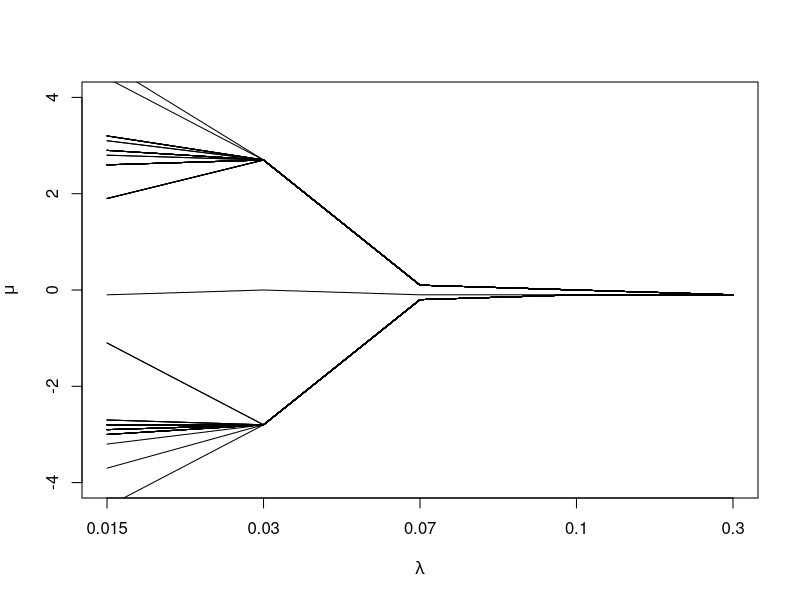

Write the R code that produced this figure.
## ---- chunk 1
knitr::opts_chunk$set(echo = TRUE)
## ---- chunk 2
library(knitr)
## ---- chunk 3
giccdmm <- function(y, z, lambda, constr=TRUE,maxit=c(20, 50)) {
  n<-length(y)
  p<-ncol(z)
  l<-length(lambda)
  gic<-rep(0,l)
  beta.total<-matrix(0,ncol=p,nrow=l)
  for(i in 1:l){
    
    if(constr){
      mu<-1
      beta.old<-rep(1,p)
      beta<-rep(0,p)
      beta0<-rep(1,p)
      alpha<-0
      lam<-lambda[i]
      k<-0
      while (k<maxit & sum(abs(beta-beta0))>10e-8) {
        beta0<-beta
        while (sum(abs(beta-beta.old))>10e-8) {
          beta.old<-beta
          for (j in 1:p) {
            t<-t(z[,j])%*%(y-z[,-j]%*%beta[-j])/n-mu*(sum(beta[-j])+alpha)
            beta[j]<-sign(t)*max(c(abs(t)-lam,0))/(sum(z[,j]^2)/n+mu)
          }
        }
        alpha<-alpha+sum(beta)
        k<-k+1
      }
      beta.total[i,]<-beta
      gic[i]<-log(sum((y-z%*%beta)^2))+(length(which(beta!=0))-1)*log(log(n))*log(max(p,n))/n
      
    }
    
    else{
      mu<-0
      beta.old<-rep(1,p)
      beta<-rep(0,p)
      beta0<-rep(1,p)
      alpha<-0
      lam<-lambda[i]
      k<-0
      while (k<maxit & sum(abs(beta-beta0))>10e-8) {
        beta0<-beta
        while (sum(abs(beta-beta.old))>10e-8) {
          beta.old<-beta
          for (j in 1:p) {
            t<-t(z[,j])%*%(y-z[,-j]%*%beta[-j])/n-mu*(sum(beta[-j])+alpha)
            beta[j]<-sign(t)*max(c(abs(t)-lam,0))/(sum(z[,j]^2)/n+mu)
          }
        }
        alpha<-alpha+sum(beta)
        k<-k+1
        
      }
      
      beta.total[i,]<-beta
      gic[i]<-log(sum((y-z%*%beta)^2))+(length(which(beta!=0))-1)*log(log(n))*log(max(p,n))/n
      
    }
    
  }
  s<-which.min(gic)
  
  return(list(beta=beta.total,gic=gic,lam=lambda))
}
## ---- chunk 4
library(mvtnorm)
sim.data <- function(n=50, p=30, rho=0.2, seed=123) {
	set.seed(seed)
	bet <- c(1, -0.8, 0.6, 0, 0, -1.5, -0.5, 1.2, rep(0, p - 8))
	alp <- c(rep(p/2, 5), rep(1, p - 5))
	sig <- matrix(1, p, p)
	sig <- rho^abs(row(sig) - col(sig))
  x <- switch("ln", ln={x <- exp(rmvnorm(n, log(alp), sig)); x/rowSums(x)}, dir=rdirichlet(n, alp))
	z <- log(x)
	y <- rnorm(n, z %*% bet, 0.5)
	data <- list(y=y, z=z, bet=bet)
	
	return(data)
}
data<-sim.data()
## ---- chunk 5
lambda<-seq(0.05,0.15,0.02)
bet <- c(1, -0.8, 0.6, 0, 0, -1.5, -0.5, 1.2, rep(0, 30 - 8))
result1<-giccdmm(data$y,data$z,lambda,constr = T,maxit = 40)
result2<-giccdmm(data$y,data$z,lambda,constr = F,maxit = 40)
beta1<-result1$beta[which.min(result1$gic),]
beta2<-result2$beta[which.min(result2$gic),]
PE1<-sum((data$y-data$z%*%beta1)^2)/50
PE2<-sum((data$y-data$z%*%beta2)^2)/50
loss1<-sum((bet-beta1)^2)
loss2<-sum((bet-beta2)^2)
knitr::kable(rbind(c("Type","PE","LOSS"),c("lasso with zero-sum constraint",round(c(PE1,loss1),4)),c("lasso without zero-sum constraint",round(c(PE2,loss2),4))))
## ---- chunk 6
subgroup_l0<-function(y,X,lam){
  n<-length(y)
  p<-ncol(X)
  B <- matrix(0, nrow = n*(n-1)/2, ncol = n)
  for (i in 1:(n-1)) {
    for (j in (i+1):n) {
      B[(2*n-i)*(i-1)/2+j-i,i]<-1
      B[(2*n-i)*(i-1)/2+j-i,j]<--1
    }
  }
  x<-solve(t(X)%*%X)%*%t(X)
  delta<-1e-5
  gamma<-2
  mu.total<-vector()
  BIC<-vector()
  beta.total<-vector()
  for (i in 1:(length(lam))) {
    lambda<-lam[i]
    beta0<-matrix(lm(y~X)$coefficient[2:(p+1)], nrow = p, ncol = 1)
    mu0<-matrix(lm(y~X)$coefficient[1], nrow = n, ncol = 1)
    w<-rep(1,n*(n-1)/2)
    f<-1
    while(f==1){
      mu<-solve(lambda*t(B)%*%diag(w)%*%B+diag(n))%*%(y-X%*%beta0)
      if(sum((mu-mu0)^2)<10-5) f<-0
      mu0<-mu
      Bmu<-B%*%mu
      for(i in 1:(n*(n-1)/2)){
        if(Bmu[i,1]<=delta) w[i]=delta^(-2)*exp(-2*log(1+abs(Bmu[i,1]/delta)^gamma)/gamma)
        else w[i]=abs(Bmu[i,1])^(-2)*exp(-2*log(1+abs(delta/Bmu[i,1])^gamma)/gamma)
      }
    }
    
    t<-table(round(mu))
    c<-which(as.numeric(t)>=0.05*n)
    mu<-round(mu)
    name<-as.numeric(names(t))
    beta.group<-matrix(0,nrow=length(which(as.numeric(t)>=0.05*n)),ncol=p)
    for(i in c){
      beta.group[which(c==i),]<-lm(y[which(mu==name[i]),]~X[which(mu==name[i]),])$coefficient[-1]
    }
    beta.group[is.na(beta.group)]<-0
    beta<-colSums( beta.group*as.numeric(t)[which(as.numeric(t)>=0.05*n)])/sum(as.numeric(t)[which(as.numeric(t)>=0.05*n)])
    
    if(sum((beta-beta0)^2)<10e-5) F<-0
    beta0<-beta
    
    F<-1
    
    while(F==1){
      
      f<-1
      k<-0
      while(f==1){
        k<-k+1
        mu<-solve(lambda*t(B)%*%diag(w)%*%B+diag(n))%*%(y-X%*%beta0)
        if(sum((mu-mu0)^2)<10-5) f<-0
        mu0<-mu
        Bmu<-B%*%mu
        for(i in 1:(n*(n-1)/2)){
          if(Bmu[i,1]<=delta) w[i]=delta^(-2)*exp(-2*log(1+abs(Bmu[i,1]/delta)^gamma)/gamma)
          else w[i]=abs(Bmu[i,1])^(-2)*exp(-2*log(1+abs(delta/Bmu[i,1])^gamma)/gamma)
        }
      }
      
      
      
      t<-table(round(mu))
      c<-which(as.numeric(t)>=0.05*n)
      mu0<-round(mu)
      name<-as.numeric(names(t))
      beta.group<-matrix(0,nrow=length(which(as.numeric(t)>=0.05*n)),ncol=p)
      for(i in c){
        beta.group[which(c==i),]<-lm(y[which(mu0==name[i]),]~X[which(mu0==name[i]),])$coefficient[-1]
      }
      beta.group[is.na(beta.group)]<-0
      beta<-colSums( beta.group*as.numeric(t)[which(as.numeric(t)>=0.05*n)])/sum(as.numeric(t)[which(as.numeric(t)>=0.05*n)])
      
      if(sum((beta-beta0)^2)<10e-5) F<-0
      beta0<-beta
    }
    
    beta.total<-rbind(beta.total,beta)
    mu.total<-cbind(mu.total,round(mu,1))
    
    BIC<-c(BIC,log(sum((y-X%*%beta-round(mu))^2)/n) +  log(log(n+2))*log(n)*sum(as.numeric(table(round(mu)))[which( as.numeric(table(round(mu)))<0.1*n)])/n)
    
    
  }
  return(list(beta=beta.total,mu=mu.total,BIC=BIC,lambda=lambda))
}
  
## ---- chunk 7
set.seed(12)
n<-80
library(MASS)
y<-matrix(0,ncol=1,nrow=n)

X<-mvrnorm(n,rep(0,2),diag(2))
beta<-matrix(c(3,2), nrow = 2, ncol = 1)
y<-X%*%beta+rnorm(n,0,1)

y[1:40,]<-y[1:40,]+rep(-3,40)
y[41:80]<-y[41:80]+rep(3,40)
## ---- chunk 8
lam<-c(0.015,0.03,0.07,0.1,0.3)
result<-subgroup_l0(y,X,lam)
result$BIC
## ---- chunk 9
plot(result$mu[1,],type = "l",ylim = c(-4,4),ylab = expression(mu),xaxt="n",xlab=expression(lambda))
axis(1,1:5,lam)
for (i in 2:80) {
  lines(result$mu[i,])
}
